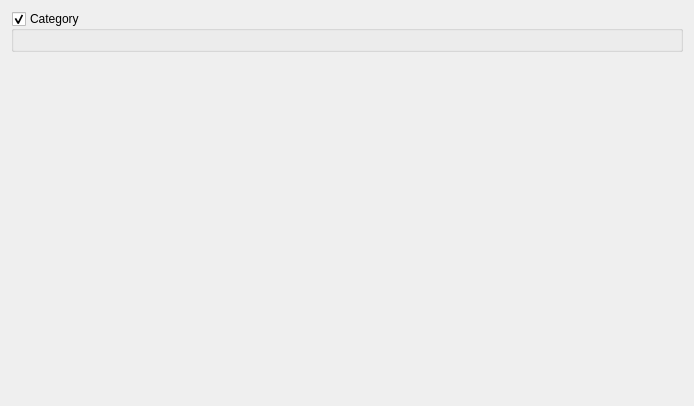
<?xml version="1.0" encoding="UTF-8"?>
<ui version="4.0">
 <class>TabConfigWg</class>
 <widget class="QWidget" name="TabConfigWg">
  <property name="geometry">
   <rect>
    <x>0</x>
    <y>0</y>
    <width>694</width>
    <height>406</height>
   </rect>
  </property>
  <property name="windowTitle">
   <string>Form</string>
  </property>
  <layout class="QVBoxLayout" name="verticalLayout" stretch="0,1">
   <item>
    <widget class="QGroupBox" name="category_gbx">
     <property name="title">
      <string>Category</string>
     </property>
     <property name="checkable">
      <bool>true</bool>
     </property>
     <layout class="QHBoxLayout" name="config_category_group_layout"/>
    </widget>
   </item>
   <item>
    <widget class="TableFormatWG" name="config_tb" native="true"/>
   </item>
  </layout>
 </widget>
 <customwidgets>
  <customwidget>
   <class>TableFormatWG</class>
   <extends>QWidget</extends>
   <header location="global">widgets/tablefmtwg.h</header>
   <container>1</container>
  </customwidget>
 </customwidgets>
 <resources/>
 <connections/>
</ui>
